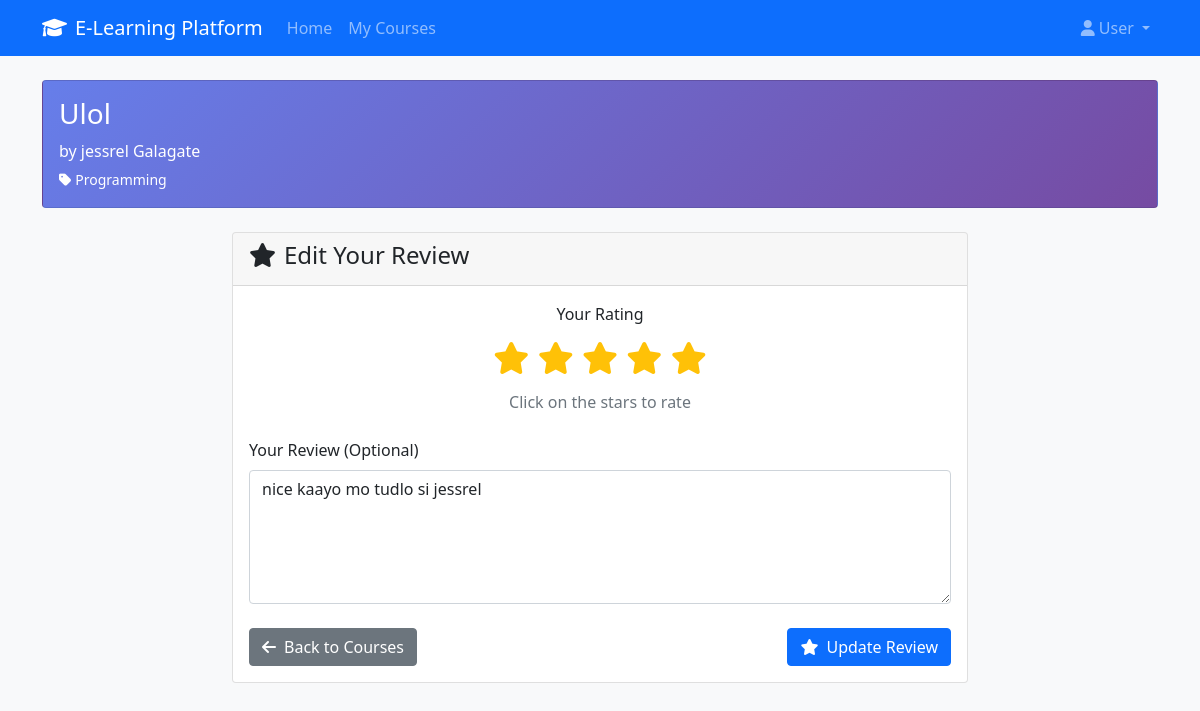
/student/rate-course.php?course_id=1 (signed in), run on the app's committed database.
### tables this page shows
CREATE TABLE `courses` (
  `id` int(11) NOT NULL,
  `title` varchar(200) NOT NULL,
  `description` text NOT NULL,
  `short_description` varchar(500) DEFAULT NULL,
  `instructor_id` int(11) NOT NULL,
  `category_id` int(11) NOT NULL,
  `price` decimal(10,2) DEFAULT 0.00,
  `is_free` tinyint(1) DEFAULT 1,
  `thumbnail` varchar(255) DEFAULT NULL,
  `video_preview` varchar(255) DEFAULT NULL,
  `level` enum('beginner','intermediate','advanced') DEFAULT 'beginner',
  `duration_hours` int(11) DEFAULT 0,
  `language` varchar(50) DEFAULT 'English',
  `requirements` text DEFAULT NULL,
  `what_you_learn` text DEFAULT NULL,
  `is_published` tinyint(1) DEFAULT 0,
  `is_featured` tinyint(1) DEFAULT 0,
  `enrollment_count` int(11) DEFAULT 0,
  `rating_average` decimal(3,2) DEFAULT 0.00,
  `rating_count` int(11) DEFAULT 0,
  `created_at` timestamp NOT NULL DEFAULT current_timestamp(),
  `updated_at` timestamp NOT NULL DEFAULT current_timestamp() ON UPDATE current_timestamp()
);

CREATE TABLE `users` (
  `id` int(11) NOT NULL,
  `username` varchar(50) NOT NULL,
  `email` varchar(100) NOT NULL,
  `password` varchar(255) NOT NULL,
  `first_name` varchar(50) NOT NULL,
  `last_name` varchar(50) NOT NULL,
  `role` enum('student','instructor','admin') DEFAULT 'student',
  `profile_image` varchar(255) DEFAULT NULL,
  `bio` text DEFAULT NULL,
  `phone` varchar(20) DEFAULT NULL,
  `date_of_birth` date DEFAULT NULL,
  `instructor_rating_average` decimal(3,2) DEFAULT 0.00,
  `instructor_rating_count` int(11) DEFAULT 0,
  `is_active` tinyint(1) DEFAULT 1,
  `email_verified` tinyint(1) DEFAULT 0,
  `created_at` timestamp NOT NULL DEFAULT current_timestamp(),
  `updated_at` timestamp NOT NULL DEFAULT current_timestamp() ON UPDATE current_timestamp()
);

CREATE TABLE `categories` (
  `id` int(11) NOT NULL,
  `name` varchar(100) NOT NULL,
  `description` text DEFAULT NULL,
  `slug` varchar(100) NOT NULL,
  `image` varchar(255) DEFAULT NULL,
  `is_active` tinyint(1) DEFAULT 1,
  `created_at` timestamp NOT NULL DEFAULT current_timestamp()
);

CREATE TABLE `course_reviews` (
  `id` int(11) NOT NULL,
  `student_id` int(11) NOT NULL,
  `course_id` int(11) NOT NULL,
  `rating` int(11) NOT NULL CHECK (`rating` >= 1 and `rating` <= 5),
  `review_text` text DEFAULT NULL,
  `is_approved` tinyint(1) DEFAULT 1,
  `created_at` timestamp NOT NULL DEFAULT current_timestamp(),
  `updated_at` timestamp NOT NULL DEFAULT current_timestamp() ON UPDATE current_timestamp()
);

### classes/Course.php (called while the page is built, shortened)
<?php
class Course {
    private $conn;
    private $table_name = "courses";
    public function __construct() {
        $database = new Database();
        $this->conn = $database->getConnection();
    }
    public function getCourseById($id) {
        $query = "SELECT c.*, cat.name as category_name, cat.slug as category_slug,
                         u.first_name, u.last_name, u.username as instructor_username,
                         u.profile_image as instructor_image
                  FROM " . $this->table_name . " c
                  LEFT JOIN categories cat ON c.category_id = cat.id
                  LEFT JOIN users u ON c.instructor_id = u.id
                  WHERE c.id = :id";
        $stmt = $this->conn->prepare($query);
        $stmt->bindParam(":id", $id);
        $stmt->execute();
        if ($stmt->rowCount() > 0) {
            $row = $stmt->fetch(PDO::FETCH_ASSOC);
            return $row;
        }
        return false;
    }
}
?>

### config/database.php (called while the page is built, shortened)
<?php
class Database {
    private $host = 'localhost';
    private $db_name = 'elearning_system';
    private $username = 'root';
    private $password = '';
    public function getConnection() {
        $this->conn = null;
        try {
            $this->conn = new PDO(
                "mysql:host=" . $this->host . ";dbname=" . $this->db_name,
                $this->username,
                $this->password,
                array(
                    PDO::ATTR_ERRMODE => PDO::ERRMODE_EXCEPTION,
                    PDO::ATTR_DEFAULT_FETCH_MODE => PDO::FETCH_ASSOC,
                    PDO::MYSQL_ATTR_INIT_COMMAND => "SET NAMES utf8"
                )
            );
        } catch(PDOException $exception) {
            echo "Connection error: " . $exception->getMessage();
        }
        return $this->conn;
    }
}
?>

### classes/CourseReview.php (called while the page is built, shortened)
<?php
class CourseReview {
    private $conn;
    private $table_name = "course_reviews";
    public function __construct() {
        $database = new Database();
        $this->conn = $database->getConnection();
    }
    public function getReviewByStudentAndCourse($student_id, $course_id) {
        $query = "SELECT cr.*, u.first_name, u.last_name, u.profile_image
                  FROM " . $this->table_name . " cr
                  LEFT JOIN users u ON cr.student_id = u.id
                  WHERE cr.student_id = :student_id AND cr.course_id = :course_id";
        $stmt = $this->conn->prepare($query);
        $stmt->bindParam(":student_id", $student_id);
        $stmt->bindParam(":course_id", $course_id);
        $stmt->execute();
        if ($stmt->rowCount() > 0) {
            return $stmt->fetch(PDO::FETCH_ASSOC);
        }
        return false;
    }
    public function canStudentReview($student_id, $course_id) {
        $query = "SELECT COUNT(*) as count FROM enrollments
                  WHERE student_id = :student_id AND course_id = :course_id";
        $stmt = $this->conn->prepare($query);
        $stmt->bindParam(":student_id", $student_id);
        $stmt->bindParam(":course_id", $course_id);
        $stmt->execute();
        $result = $stmt->fetch(PDO::FETCH_ASSOC);
        return $result['count'] > 0;
    }
}
?>

### student/rate-course.php (the view, shortened to what this page needs)
<?php
require_once __DIR__ . '/../config/config.php';
require_once __DIR__ . '/../classes/Course.php';
require_once __DIR__ . '/../classes/CourseReview.php';
$student_id = $_SESSION['user_id'];
$course_id = isset($_GET['course_id']) ? (int)$_GET['course_id'] : 0;
$course = new Course();
$course_details = $course->getCourseById($course_id);
$courseReview = new CourseReview();
try {
    if (!$courseReview->canStudentReview($student_id, $course_id)) {
        header('Location: courses.php?error=not_enrolled');
        exit();
    }
} catch (Exception $e) {
    error_log("Error checking student review permission: " . $e->getMessage());
    header('Location: courses.php?error=database_error');
    exit();
}
try {
    $existing_review = $courseReview->getReviewByStudentAndCourse($student_id, $course_id);
} catch (Exception $e) {
    error_log("Error getting existing review: " . $e->getMessage());
    $existing_review = false;
}
?>
<!DOCTYPE html>
<html lang="en">
<head>
    <link href="https://cdn.jsdelivr.net/npm/bootstrap@5.1.3/dist/css/bootstrap.min.css" rel="stylesheet">
    <link href="https://cdnjs.cloudflare.com/ajax/libs/font-awesome/6.0.0/css/all.min.css" rel="stylesheet">
</head>
<body class="bg-light">
    <nav class="navbar navbar-expand-lg navbar-dark bg-primary">
        <div class="container">
            <a class="navbar-brand" href="<?php echo SITE_URL; ?>">
                <i class="fas fa-graduation-cap me-2"></i><?php echo SITE_NAME; ?>
            </a>
            <div class="collapse navbar-collapse" id="navbarNav">
                <ul class="navbar-nav me-auto">
                    <li class="nav-item">
                        <a class="nav-link" href="<?php echo SITE_URL; ?>">Home</a>
                    </li>
                    <li class="nav-item">
                        <a class="nav-link" href="courses.php">My Courses</a>
                    </li>
                </ul>
                <ul class="navbar-nav">
                    <li class="nav-item dropdown">
                        <a class="nav-link dropdown-toggle" href="#" id="navbarDropdown" role="button" data-bs-toggle="dropdown">
                            <i class="fas fa-user me-1"></i><?php echo htmlspecialchars($_SESSION['first_name'] ?? 'User'); ?>
                        </a>
                    </li>
                </ul>
            </div>
        </div>
    </nav>
    <div class="container mt-4">
        <div class="card course-info mb-4">
            <div class="card-body">
                <div class="row align-items-center">
                    <div class="col-md-8">
                        <h3 class="mb-2"><?php echo htmlspecialchars($course_details['title'] ?? 'Course Title'); ?></h3>
                        <p class="mb-1">by <?php echo htmlspecialchars(($course_details['first_name'] ?? '') . ' ' . ($course_details['last_name'] ?? '')); ?></p>
                        <small><i class="fas fa-tag me-1"></i><?php echo htmlspecialchars($course_details['category_name'] ?? 'Uncategorized'); ?></small>
                    </div>
                </div>
            </div>
        </div>
        <div class="row justify-content-center">
            <div class="col-lg-8">
                <div class="card">
                    <div class="card-header">
                        <h4><i class="fas fa-star me-2"></i><?php echo $existing_review ? 'Edit Your Review' : 'Rate This Course'; ?></h4>
                    </div>
                    <div class="card-body">
                        <form method="POST" id="ratingForm">
                            <div class="mb-4 text-center">
                                <label class="form-label">Your Rating</label>
                                <div class="rating-stars" id="ratingStars">
                                    <?php for ($i = 1; $i <= 5; $i++): ?>
                                        <span class="star" data-rating="<?php echo $i; ?>">
                                            <i class="fas fa-star"></i>
                                        </span>
                                    <?php endfor; ?>
                                </div>
                                <div class="text-muted mt-2">Click on the stars to rate</div>
                            </div>
                            <div class="mb-4">
                                <label for="review_text" class="form-label">Your Review (Optional)</label>
                                <textarea class="form-control" id="review_text" name="review_text" rows="5"
                                          placeholder="Share your experience with this course..."><?php echo $existing_review ? htmlspecialchars($existing_review['review_text']) : ''; ?></textarea>
                            </div>
                            <div class="d-flex justify-content-between">
                                <a href="courses.php" class="btn btn-secondary">
                                    <i class="fas fa-arrow-left me-2"></i>Back to Courses
                                </a>
                                <button type="submit" class="btn btn-primary">
                                    <i class="fas fa-star me-2"></i><?php echo $existing_review ? 'Update Review' : 'Submit Review'; ?>
                                </button>
                            </div>
                        </form>
                    </div>
                </div>
            </div>
        </div>
    </div>
</body>
</html>

### student/rate-course.php (style rules this page uses)
.rating-stars { font-size: 2rem; color: #ddd; cursor: pointer; }
.rating-stars .star { transition: color 0.2s; }
.rating-stars .star:hover, .rating-stars .star.active { color: #ffc107; }
.course-info { background: linear-gradient(135deg, #667eea 0%, #764ba2 100%); color: white; }

### data on the page
courses: title "Ulol", instructor.last_name "jessrel Galagate", category.name "Programming"
course_reviews: review_text "nice kaayo mo tudlo si jessrel"

### other printed values
SITE_NAME "E-Learning Platform"
$_SESSION['first_name'] "User"
